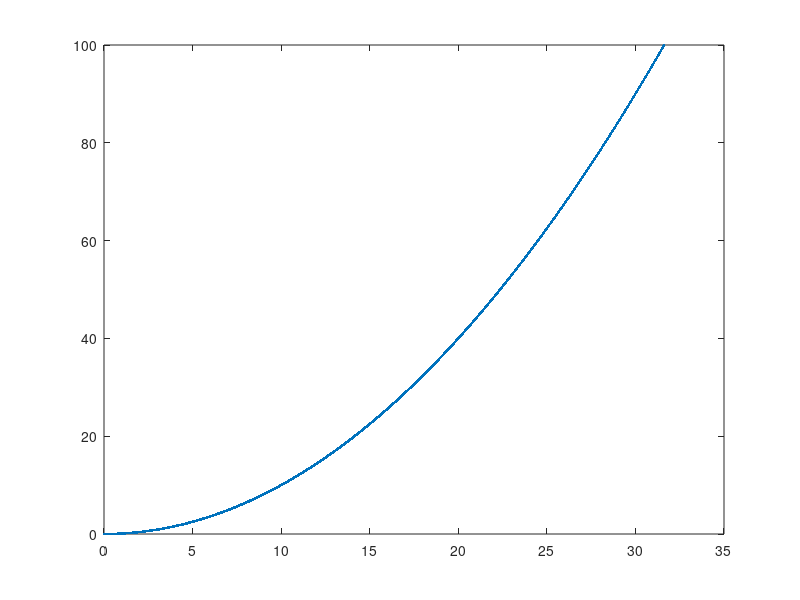

Here is the MATLAB script that generated this plot:
f = @(x)x.^2/10;
dx = .001;
t = 0:dx:1000;
x=sqrt(t); % edgelens converge. max edgeln -> sqrt(dx). min(edgelen) -> dx
% x=(t); % edgelens diverge
% x=log(t); % edglens go to 0
y=f(x);

xy=[x;y];
elens = vecnorm(xy(:,2:end)-xy(:,1:end-1),2,1);
plot(elens)

plot(x,y,'.')
